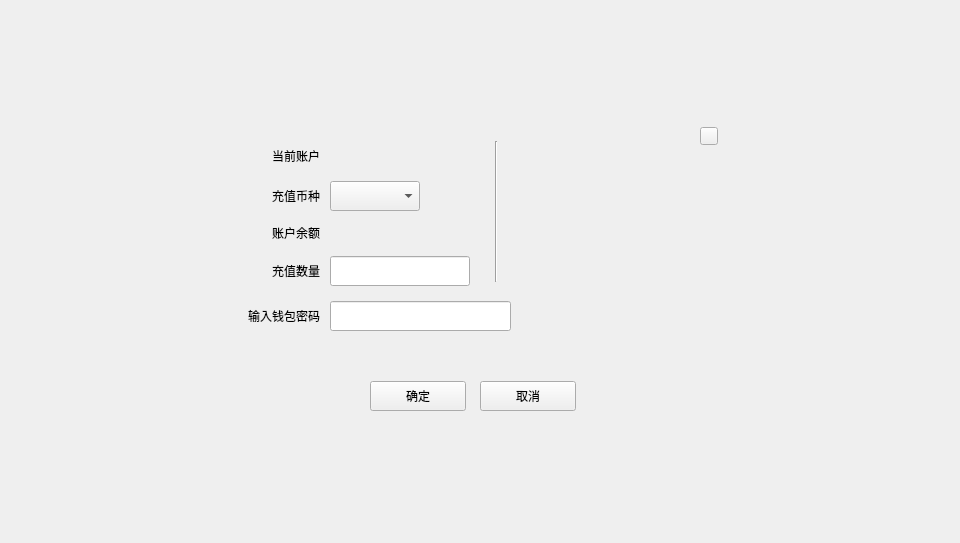
<?xml version="1.0" encoding="UTF-8"?>
<ui version="4.0">
 <class>DepositExchangeContractDialog</class>
 <widget class="QDialog" name="DepositExchangeContractDialog">
  <property name="geometry">
   <rect>
    <x>0</x>
    <y>0</y>
    <width>960</width>
    <height>543</height>
   </rect>
  </property>
  <property name="windowTitle">
   <string>Dialog</string>
  </property>
  <widget class="QWidget" name="widget" native="true">
   <property name="geometry">
    <rect>
     <x>0</x>
     <y>0</y>
     <width>960</width>
     <height>543</height>
    </rect>
   </property>
   <property name="font">
    <font>
     <family>微软雅黑</family>
    </font>
   </property>
   <widget class="QWidget" name="containerWidget" native="true">
    <property name="geometry">
     <rect>
      <x>230</x>
      <y>111</y>
      <width>500</width>
      <height>320</height>
     </rect>
    </property>
    <widget class="QToolButton" name="cancelBtn">
     <property name="geometry">
      <rect>
       <x>250</x>
       <y>270</y>
       <width>96</width>
       <height>30</height>
      </rect>
     </property>
     <property name="cursor">
      <cursorShape>PointingHandCursor</cursorShape>
     </property>
     <property name="styleSheet">
      <string notr="true"/>
     </property>
     <property name="text">
      <string>取消</string>
     </property>
    </widget>
    <widget class="QToolButton" name="okBtn">
     <property name="geometry">
      <rect>
       <x>140</x>
       <y>270</y>
       <width>96</width>
       <height>30</height>
      </rect>
     </property>
     <property name="cursor">
      <cursorShape>PointingHandCursor</cursorShape>
     </property>
     <property name="styleSheet">
      <string notr="true"/>
     </property>
     <property name="text">
      <string>确定</string>
     </property>
    </widget>
    <widget class="QComboBox" name="assetComboBox">
     <property name="geometry">
      <rect>
       <x>100</x>
       <y>70</y>
       <width>90</width>
       <height>30</height>
      </rect>
     </property>
     <property name="font">
      <font>
       <family>微软雅黑</family>
       <weight>50</weight>
       <bold>false</bold>
      </font>
     </property>
     <property name="focusPolicy">
      <enum>Qt::NoFocus</enum>
     </property>
     <property name="styleSheet">
      <string notr="true"/>
     </property>
    </widget>
    <widget class="QLabel" name="label">
     <property name="geometry">
      <rect>
       <x>0</x>
       <y>140</y>
       <width>90</width>
       <height>40</height>
      </rect>
     </property>
     <property name="text">
      <string>充值数量</string>
     </property>
     <property name="alignment">
      <set>Qt::AlignRight|Qt::AlignTrailing|Qt::AlignVCenter</set>
     </property>
     <property name="wordWrap">
      <bool>true</bool>
     </property>
    </widget>
    <widget class="QLineEdit" name="amountLineEdit">
     <property name="geometry">
      <rect>
       <x>100</x>
       <y>145</y>
       <width>140</width>
       <height>30</height>
      </rect>
     </property>
    </widget>
    <widget class="QLabel" name="label_4">
     <property name="geometry">
      <rect>
       <x>0</x>
       <y>30</y>
       <width>90</width>
       <height>30</height>
      </rect>
     </property>
     <property name="text">
      <string>当前账户</string>
     </property>
     <property name="alignment">
      <set>Qt::AlignRight|Qt::AlignTrailing|Qt::AlignVCenter</set>
     </property>
    </widget>
    <widget class="QLabel" name="accountNameLabel">
     <property name="geometry">
      <rect>
       <x>100</x>
       <y>30</y>
       <width>120</width>
       <height>30</height>
      </rect>
     </property>
     <property name="text">
      <string/>
     </property>
    </widget>
    <widget class="QLabel" name="label_5">
     <property name="geometry">
      <rect>
       <x>0</x>
       <y>70</y>
       <width>90</width>
       <height>30</height>
      </rect>
     </property>
     <property name="text">
      <string>充值币种</string>
     </property>
     <property name="alignment">
      <set>Qt::AlignRight|Qt::AlignTrailing|Qt::AlignVCenter</set>
     </property>
    </widget>
    <widget class="QLabel" name="label_6">
     <property name="geometry">
      <rect>
       <x>0</x>
       <y>107</y>
       <width>90</width>
       <height>30</height>
      </rect>
     </property>
     <property name="text">
      <string>账户余额</string>
     </property>
     <property name="alignment">
      <set>Qt::AlignRight|Qt::AlignTrailing|Qt::AlignVCenter</set>
     </property>
    </widget>
    <widget class="QLabel" name="balanceLabel">
     <property name="geometry">
      <rect>
       <x>100</x>
       <y>107</y>
       <width>155</width>
       <height>30</height>
      </rect>
     </property>
     <property name="text">
      <string/>
     </property>
    </widget>
    <widget class="QLabel" name="tipLabel">
     <property name="geometry">
      <rect>
       <x>100</x>
       <y>230</y>
       <width>191</width>
       <height>16</height>
      </rect>
     </property>
     <property name="text">
      <string/>
     </property>
    </widget>
    <widget class="QLabel" name="label_2">
     <property name="geometry">
      <rect>
       <x>0</x>
       <y>190</y>
       <width>90</width>
       <height>30</height>
      </rect>
     </property>
     <property name="text">
      <string>输入钱包密码</string>
     </property>
     <property name="alignment">
      <set>Qt::AlignRight|Qt::AlignTrailing|Qt::AlignVCenter</set>
     </property>
    </widget>
    <widget class="QLineEdit" name="pwdLineEdit">
     <property name="geometry">
      <rect>
       <x>100</x>
       <y>190</y>
       <width>181</width>
       <height>30</height>
      </rect>
     </property>
     <property name="echoMode">
      <enum>QLineEdit::Password</enum>
     </property>
    </widget>
    <widget class="QToolButton" name="closeBtn">
     <property name="geometry">
      <rect>
       <x>470</x>
       <y>16</y>
       <width>18</width>
       <height>18</height>
      </rect>
     </property>
     <property name="cursor">
      <cursorShape>PointingHandCursor</cursorShape>
     </property>
     <property name="focusPolicy">
      <enum>Qt::NoFocus</enum>
     </property>
     <property name="styleSheet">
      <string notr="true"/>
     </property>
     <property name="text">
      <string/>
     </property>
    </widget>
    <widget class="QStackedWidget" name="stackedWidget">
     <property name="geometry">
      <rect>
       <x>280</x>
       <y>30</y>
       <width>181</width>
       <height>141</height>
      </rect>
     </property>
    </widget>
    <widget class="Line" name="line">
     <property name="geometry">
      <rect>
       <x>265</x>
       <y>30</y>
       <width>2</width>
       <height>141</height>
      </rect>
     </property>
     <property name="orientation">
      <enum>Qt::Vertical</enum>
     </property>
    </widget>
   </widget>
  </widget>
 </widget>
 <resources/>
 <connections/>
</ui>
